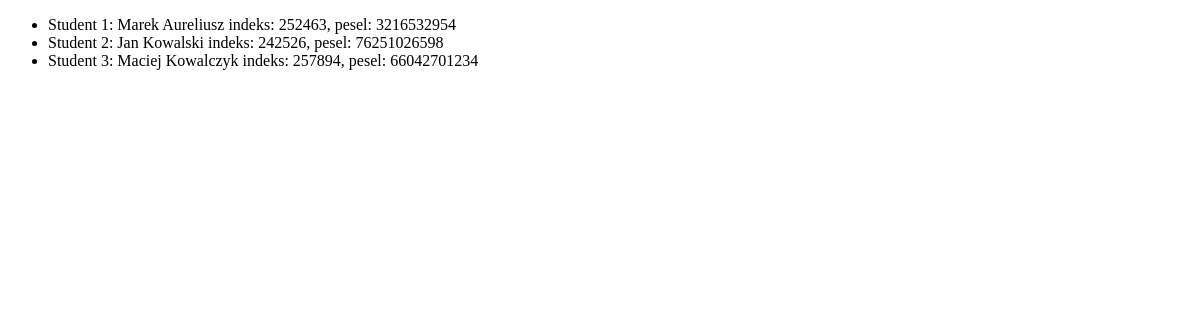
The page /api/students/ on the database as committed earlier.
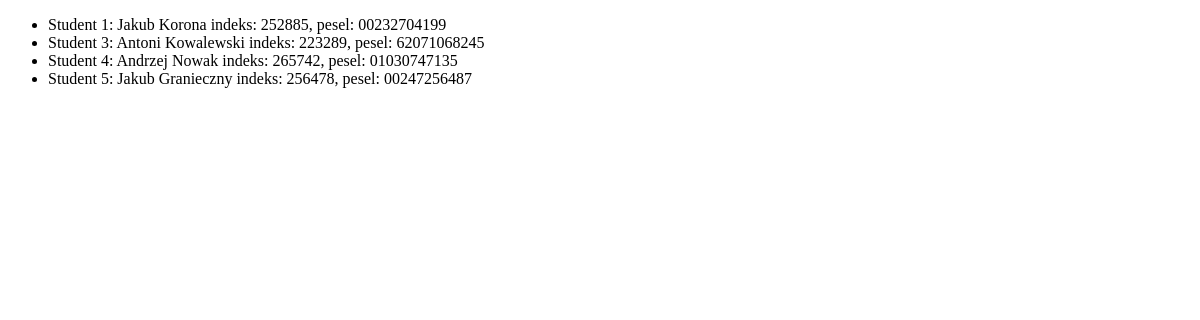
The same page on the database as committed later.
### api/models.py (models this page shows)
class Student(models.Model):
    id_stud = models.BigAutoField(primary_key=True)
    indeks = models.PositiveIntegerField(
        validators=[
            MaxValueValidator(999999),
            MinValueValidator(100000)
        ],
        unique=True
     )
    imie = models.CharField(max_length=80)
    nazwisko = models.CharField(max_length=80)
    pesel = models.CharField(
        max_length=11,
        validators=[
            pesel_validator,
            MinLengthValidator(11)
        ],
        unique=True
     )
    def __str__(self):
        return f'Student {self.id_stud}: {self.imie} {self.nazwisko} ' \
            f'indeks: {self.indeks}, pesel: {self.pesel}'
    class Meta:
        ordering = ['id_stud']

### api/views.py (the view)
# urls.py: path('students/', views.StudentListView.as_view(), name='student-list'),
class StudentListView(ListView):
    model = Student
    queryset = Student.objects.all()
    context_object_name = 'student_list'
    template_name = 'api/student_list.html'

### api/templates/api/student_list.html (shortened to what this page needs)
<!DOCTYPE html>
<html lang="en">
<head>
</head>
<body>
  <ul>
    {% for student in student_list %}
    <li>{{ student }}</li>
    {% endfor %}
  </ul>
</body>
</html>

Rows that differ between the two databases and show on the page:
removed Student: id_stud+imie+nazwisko "Student 2: Jan Kowalski indeks: 242526, pesel: 76251026598"
changed Student: id_stud+imie+nazwisko "Student 1: Marek Aureliusz indeks: 252463, pesel: 3216532954" → "Student 1: Jakub Korona indeks: 252885, pesel: 00232704199"
changed Student: id_stud+imie+nazwisko "Student 3: Maciej Kowalczyk indeks: 257894, pesel: 66042701234" → "Student 3: Antoni Kowalewski indeks: 223289, pesel: 62071068245"
added Student: id_stud+imie+nazwisko "Student 4: Andrzej Nowak indeks: 265742, pesel: 01030747135"
added Student: id_stud+imie+nazwisko "Student 5: Jakub Granieczny indeks: 256478, pesel: 00247256487"
